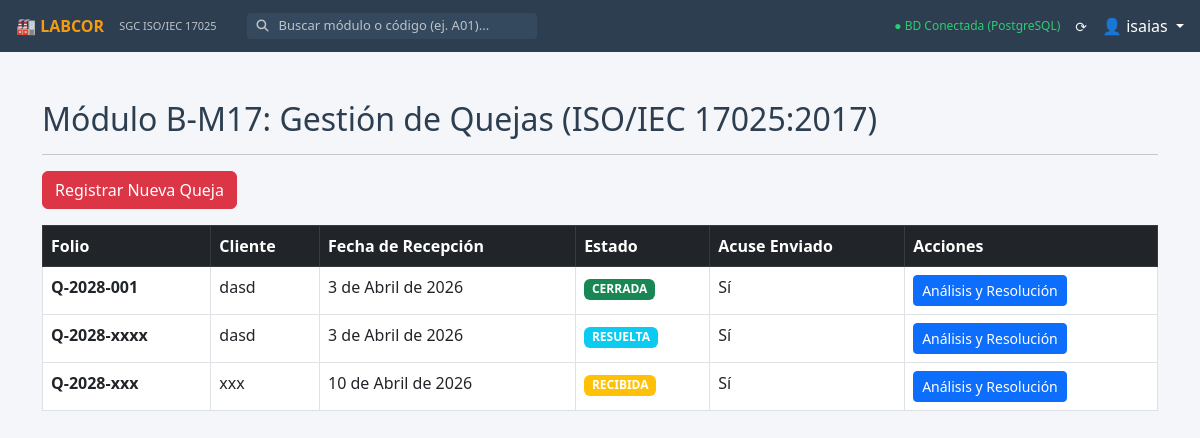
/m17-quejas/ (signed in), run on the app's committed database.
### b_m17_gestion_quejas/models.py (models this page shows, shortened)
class Queja(models.Model):
    ESTADOS = [
        ('RECIBIDA', 'Recibida'),
        ('EN_INVESTIGACION', 'En Investigación'),
        ('RESUELTA', 'Resuelta'),
        ('CERRADA', 'Cerrada'),
    ]
    folio = models.CharField(max_length=50, unique=True, verbose_name="Folio de la Queja (Ej. Q-2026-001)")
    cliente = models.CharField(max_length=200, verbose_name="Cliente o Empresa que reporta")
    fecha_recepcion = models.DateField(verbose_name="Fecha de Recepción")
    descripcion = models.TextField(verbose_name="Descripción detallada de la queja")
    recibida_por = models.ForeignKey(User, on_delete=models.SET_NULL, null=True, verbose_name="Recibida por")
    estado = models.CharField(max_length=20, choices=ESTADOS, default='RECIBIDA')
    acuse_recibo_enviado = models.BooleanField(default=False,
                                               verbose_name="¿Se envió acuse de recibo al cliente? (Cláusula 7.9.3)")
    fecha_registro = models.DateTimeField(auto_now_add=True)

### b_m17_gestion_quejas/views.py (the view)
# urls.py: path('', views.dashboard_quejas, name='dashboard'),
@login_required
def dashboard_quejas(request):
    quejas = Queja.objects.all().order_by('-fecha_registro')
    return render(request, 'b_m17_gestion_quejas/dashboard.html', {'quejas': quejas})

### b_m17_gestion_quejas/templates/b_m17_gestion_quejas/dashboard.html
{% extends 'base.html' %}
{% block content %}
<div class="container mt-4">
    <h2>Módulo B-M17: Gestión de Quejas (ISO/IEC 17025:2017)</h2>
    <hr>
    <div class="mb-3">
        <a href="{% url 'b_m17_gestion_quejas:registrar_queja' %}" class="btn btn-danger">Registrar Nueva Queja</a>
    </div>
    <div class="row">
        <div class="col-md-12">
            <table class="table table-bordered table-hover">
                <thead class="table-dark">
                    <tr>
                        <th>Folio</th>
                        <th>Cliente</th>
                        <th>Fecha de Recepción</th>
                        <th>Estado</th>
                        <th>Acuse Enviado</th>
                        <th>Acciones</th>
                    </tr>
                </thead>
                <tbody>
                    {% for q in quejas %}
                    <tr>
                        <td><strong>{{ q.folio }}</strong></td>
                        <td>{{ q.cliente }}</td>
                        <td>{{ q.fecha_recepcion }}</td>
                        <td>
                            <span class="badge {% if q.estado == 'CERRADA' %}bg-success{% elif q.estado == 'RESUELTA' %}bg-info{% else %}bg-warning{% endif %}">
                                {{ q.estado }}
                            </span>
                        </td>
                        <td>{% if q.acuse_recibo_enviado %}Sí{% else %}No{% endif %}</td>
                        <td>
                            <a href="{% url 'b_m17_gestion_quejas:investigar_queja' q.id %}" class="btn btn-sm btn-primary">
                                Análisis y Resolución
                            </a>
                        </td>
                    </tr>
                    {% empty %}
                    <tr><td colspan="6" class="text-center">No hay quejas registradas.</td></tr>
                    {% endfor %}
                </tbody>
            </table>
        </div>
    </div>
</div>
{% endblock %}

### templates/base.html (shortened to what this page needs)
{% load static %}
<!DOCTYPE html>
<html lang="es">
<head>
    <link href="https://cdn.jsdelivr.net/npm/bootstrap@5.3.0/dist/css/bootstrap.min.css" rel="stylesheet">
    <link rel="stylesheet" href="https://cdnjs.cloudflare.com/ajax/libs/font-awesome/6.4.0/css/all.min.css">
</head>
<body>
    <div class="topbar">
        <a href="{% url 'inicio' %}" class="topbar-brand">🏭 LABCOR</a>
        <span class="topbar-subtitle">SGC ISO/IEC 17025</span>
        <div class="search-container d-none d-md-flex">
            <i class="fas fa-search" style="color: #bdc3c7; font-size: 12px;"></i>
            <input type="text" id="searchInput" class="search-input" placeholder="Buscar módulo o código (ej. A01)...">
        </div>
        <div class="ms-auto d-flex align-items-center">
            <span style="font-size: 12px; color: #2ecc71; margin-right: 15px;">
                ● BD Conectada (PostgreSQL)
            </span>
            <span style="font-size: 14px; margin-right: 15px; cursor: pointer;">
                ⟳
            </span>
            <div class="dropdown">
                <a href="#" class="text-decoration-none text-white dropdown-toggle" data-bs-toggle="dropdown">
                    👤 {{ user.username|default:"Admin" }}
                </a>
            </div>
        </div>
    </div>
    <main class="main-content">
        {% block content %}
        {% endblock %}
    </main>
</body>
</html>

### templates/base.html (style rules this page uses)
:root { --bg-main: #f4f6f9; --bg-topbar: #2c3e50; --card-bg: #ffffff; --card-border: #dee2e6; --card-hover: #ebf5fb; --text-main: #2c3e50; }
body { background-color: var(--bg-main); color: var(--text-main); font-family: 'Segoe UI', system-ui, sans-serif; overflow-x: hidden; margin: 0; }
.topbar { background-color: var(--bg-topbar); height: 52px; position: fixed; top: 0; width: 100%; z-index: 1050; display: flex; align-items: center; padding: 0 16px; color: #ecf0f1; }
.topbar-brand { font-size: 16px; font-weight: bold; color: #f39c12; margin-right: 15px; text-decoration: none; }
.topbar-subtitle { font-size: 11px; color: #bdc3c7; margin-right: 30px; }
.search-container { display: flex; align-items: center; background-color: #34495e; border-radius: 4px; padding: 2px 10px; }
.search-input { background: transparent; border: none; color: white; outline: none; margin-left: 8px; width: 250px; font-size: 13px; }
.search-input::placeholder { color: #bdc3c7; }
.main-content { margin-left: 0; margin-top: 52px; padding: 24px; min-height: calc(100vh - 52px); }

### data on the page
Queja: folio "Q-2028-001", cliente "dasd", fecha_recepcion "3 de Abril de 2026", estado "CERRADA", acuse_recibo_enviado "Sí"
Queja: folio "Q-2028-xxxx", cliente "dasd", fecha_recepcion "3 de Abril de 2026", estado "RESUELTA", acuse_recibo_enviado "Sí"
Queja: folio "Q-2028-xxx", cliente "xxx", fecha_recepcion "10 de Abril de 2026", estado "RECIBIDA", acuse_recibo_enviado "Sí"

### other printed values
{{ user.username|default:"Admin" }} "isaias"
